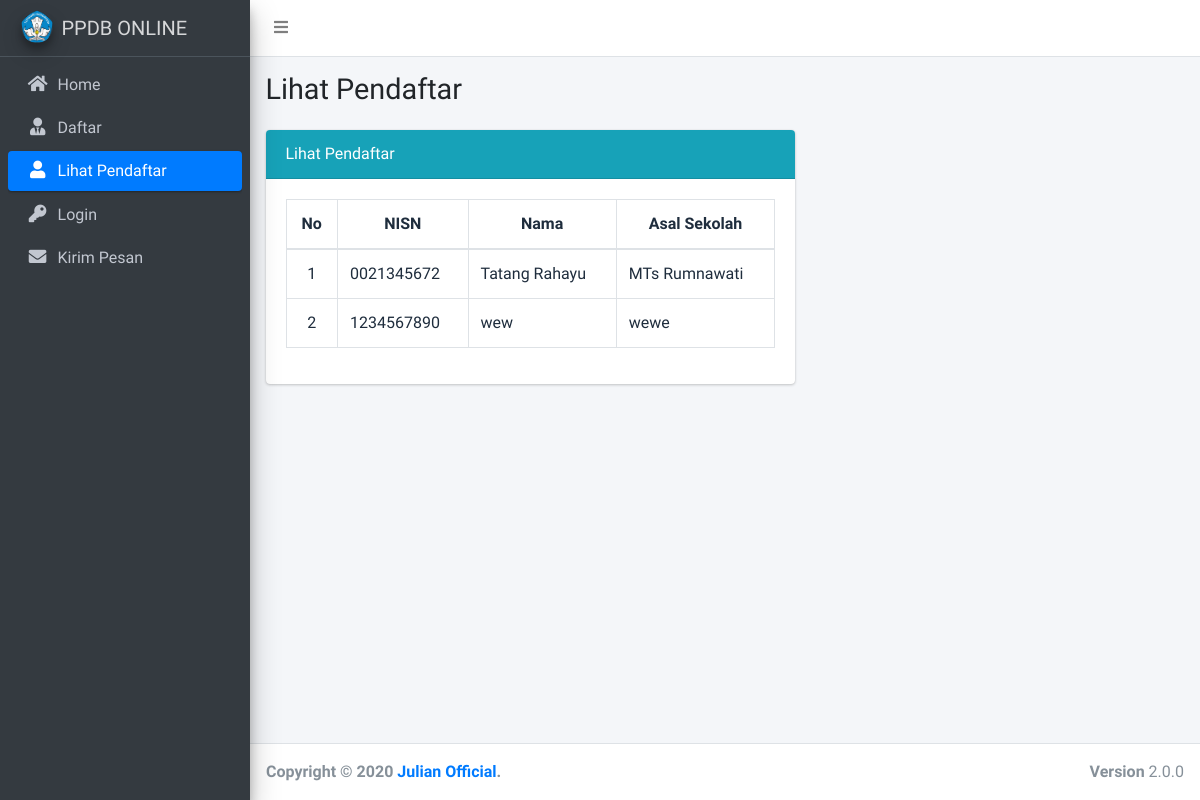
The app's page /pendaftar.php, older data.
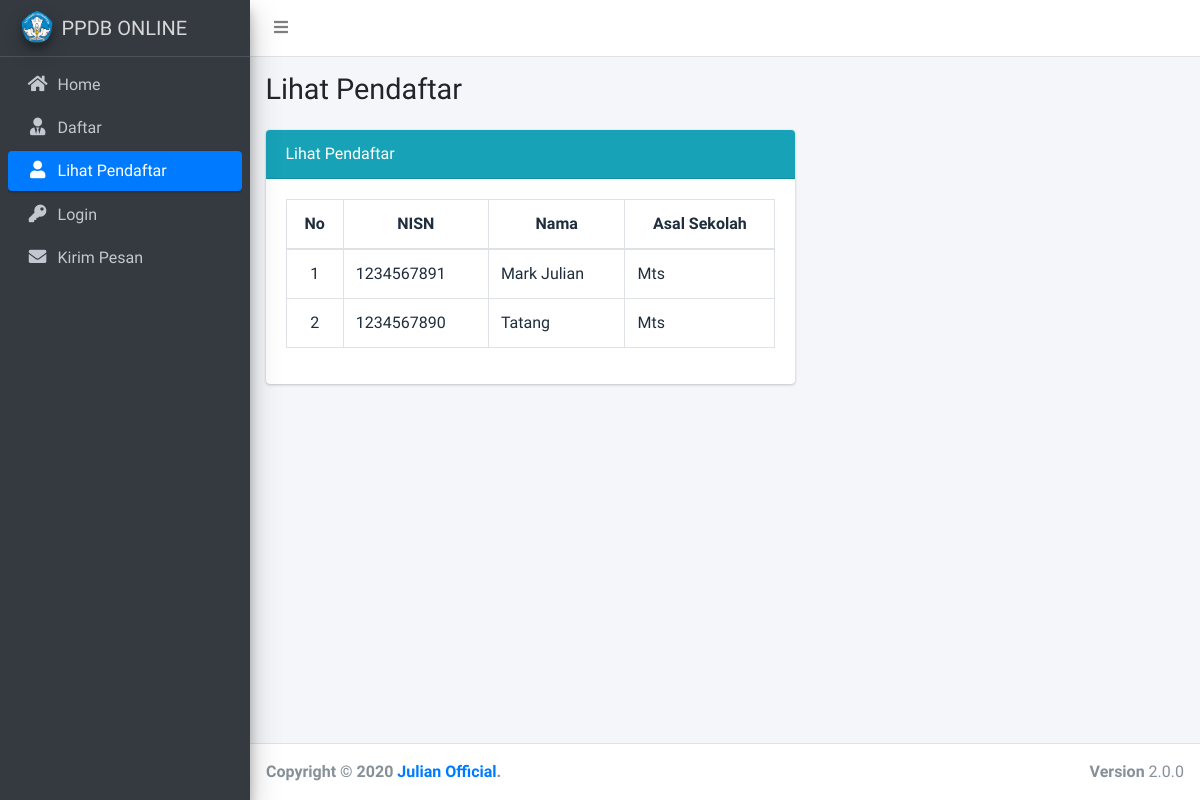
The same page, newer data.
### tables this page shows
CREATE TABLE `daftar` (
  `nisn` varchar(12) NOT NULL,
  `nama` varchar(128) NOT NULL,
  `asal_sekolah` varchar(128) NOT NULL,
  `kampung` text NOT NULL,
  `tanggal_lahir` varchar(30) NOT NULL,
  `jenis_kelamin` varchar(15) NOT NULL,
  `tempat_lahir` varchar(128) NOT NULL,
  `agama` varchar(128) NOT NULL,
  `golongan_darah` varchar(5) NOT NULL,
  `tinggal` varchar(128) NOT NULL,
  `rt` varchar(10) NOT NULL,
  `rw` varchar(10) NOT NULL,
  `desa` varchar(128) NOT NULL,
  `kecamatan` varchar(128) NOT NULL,
  `kabupaten` varchar(128) NOT NULL,
  `provinsi` varchar(128) NOT NULL,
  `raport` varchar(10) NOT NULL,
  `kegiatan` varchar(128) NOT NULL,
  `email_aktif` varchar(128) NOT NULL,
  `kejuruan` varchar(128) NOT NULL,
  `pondok` varchar(128) NOT NULL,
  `nama_ayah` varchar(128) NOT NULL,
  `nik_ayah` varchar(128) NOT NULL,
  `nama_ibu` varchar(128) NOT NULL,
  `nik_ibu` varchar(128) NOT NULL,
  `nama_wali` varchar(128) NOT NULL,
  `nik_wali` varchar(128) NOT NULL,
  `pend_ayah` varchar(128) NOT NULL,
  `pend_ibu` varchar(128) NOT NULL,
  `pend_wali` varchar(128) NOT NULL,
  `penghasilan` varchar(128) NOT NULL,
  `alamat_ortu` text NOT NULL
);

### function.php (called while the page is built, shortened)
<?php
include('config.php');
function query($query){
	global $con;
    $result = mysqli_query($con,$query);
    $rows = [];
    while ($row = mysqli_fetch_assoc($result)) {
    	$rows[] = $row;
    }
    return $rows;
}
?>

### pendaftar.php (the view, shortened to what this page needs)
<?php
$page = 'Lihat Pendaftar';
include('header.php');
include('function.php');
$data  = query("SELECT * FROM daftar ORDER BY nama ASC");
?>
<div class="content-wrapper">
	<section class="content-header">
		<div class="container-fluid">
			<div class="row mb-2">
				<div class="col-sm-6">
					<h1><?= $page; ?></h1>
				</div>
				<div class="col-sm-6">
				</div>
			</div>
		</div>
	</section>
	<section class="content">
		<div class="container-fluid">
			<div class="row">
				<div class="col-lg-7">
					<div class="card">
						<div class="card-header bg-info">
							Lihat Pendaftar
						</div>
						<div class="card-body">
							<div class="table-responsive">
								<table class="table table-bordered table-hover bg-white">
									<thead style="text-align: center">
										<tr>
											<th>No</th>
											<th>NISN</th>
											<th>Nama</th>
											<th>Asal Sekolah</th>
										</tr>
									</thead>
									<tbody>
										<?php $no = 1 ?>
										<?php
										foreach ($data as $dt) : ?>
										<tr>
											<td align="center"><?= $no++ ?></td>
											<td><?= $dt['nisn']; ?></td>
											<td><?= $dt['nama']; ?></td>
											<td><?= $dt['asal_sekolah']; ?></td>
										</tr>
									<?php endforeach; ?>
								</tbody>
							</table>
						</div>
					</div>
				</div>
			</div>
		</div>
	</div>
</section>
</div>
<?php
include('footer.php');
?>

Row changes from the older to the newer data that the page shows:
removed daftar: nisn "0021345672", nama "Tatang Rahayu", asal_sekolah "MTs Rumnawati"
added daftar: nisn "1234567891", nama "Mark Julian", asal_sekolah "Mts"
changed daftar id 1234567890: nama "wew" → "Tatang"; asal_sekolah "wewe" → "Mts"
